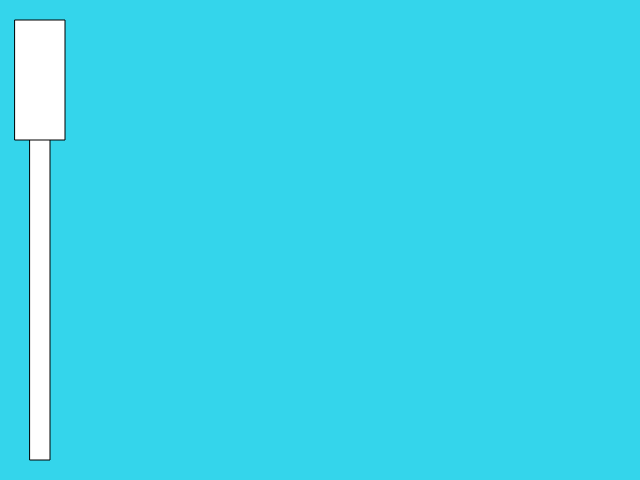
Frame 1 (no input)
Frame 60 (no input): identical to frame 1, image omitted
Frame 120 (the mouse pressed at the canvas centre since frame 60): identical to frame 1, image omitted

The p5.js sketch that drew this single still picture (run headless with seeded random() and noise() and a simulated clock; from frame 60 on, the mouse is pressed at the canvas centre):

// p5.js sketch
// ── sketch.js
let canvas;

function setup() {
    canvas = createCanvas(640,480);  // setup runs once
    canvas.mouseClicked(drawRed);
}

function draw(){
//    if (mouseIsPressed){
//        fill(0);
//    } else {
//        fill(255);
//    }
//    ellipse(mouseX,mouseY,50,50);
    
    background(52, 213, 235);
    rect(30,60,20,400);  
    rect(15,20,50,120); 
//    circle(40,40,30);
//    circle(40,80,30);
//    circle(40,120,30);
    
}

 function drawRed(){
     
     cirle(40,40,30);
     fill('red');
     noFill();
 }

function drawYellow(){
     fill('yellow');
     cirle(40,40,30);
     noFill();
 }

function drawGreen(){
     fill('green');
     cirle(40,40,30);
     noFill();
 }
// ── draw.html
<html>
    <head>
        <script src="https://cdnjs.cloudflare.com/ajax/libs/p5.js/0.9.0/p5.js"></script>
        <script src="sketch.js"></script>
    </head>
    <body>
        <button onclick="setTimeout(drawRed, 2000);">Press to go Red</button>
        <button onclick="setTimeout(drawYellow, 2000);">Press to go Yellow</button>
        <button onclick="setTimeout(drawGreen, 2000);">Press to go Green</button>
    </body>
</html>
